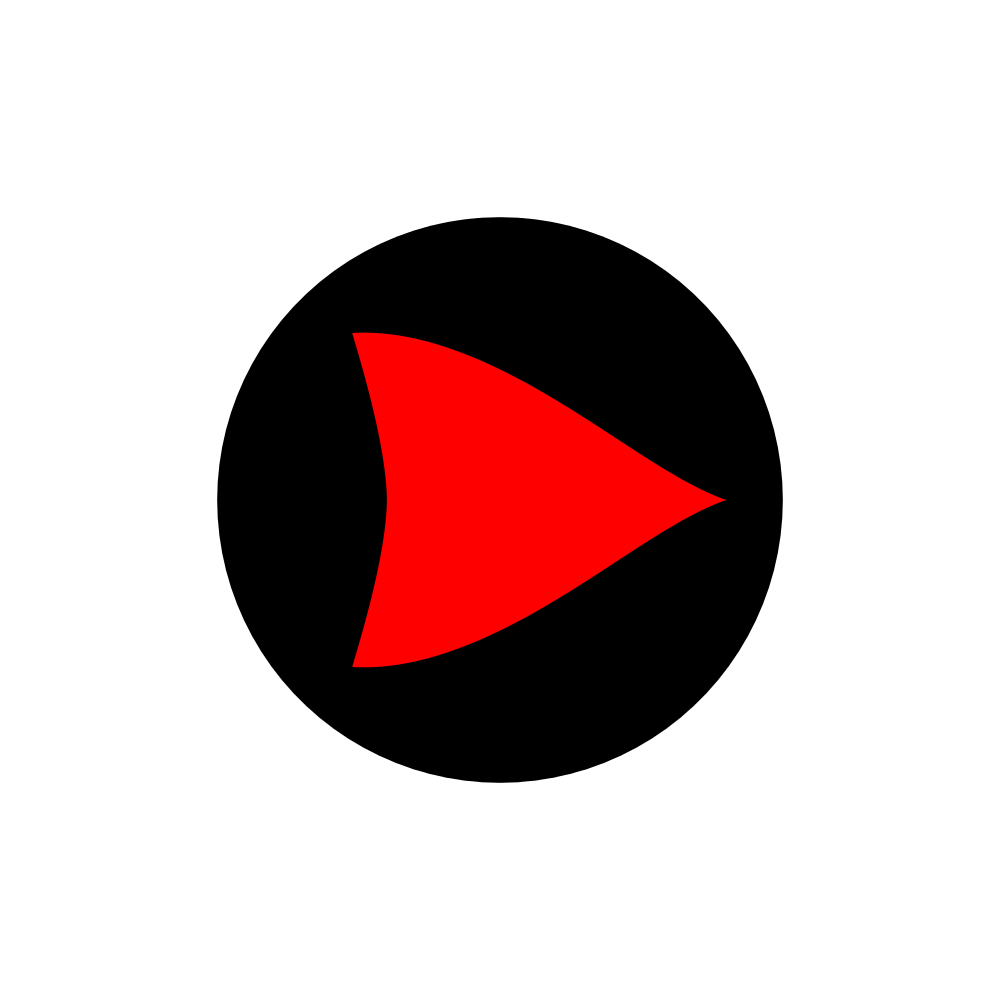

Write the Python code that produced this figure.
from PVG           import *
from geointercurve import *

canvas  = Canvas()

polygon = Circle().polygon(100).close()

geo = GeoIntercurve(polygon.subline(0.0,0.5).reverse(),polygon.subline(0.5,1.0))

canvas.draw(polygon)

#canvas.draw(polygon.line(0.11),Color.blue())
#for curve in [geo.mlong1,geo.mlong2]:
#    canvas.draw(curve.line(0.1),Color.green())


# canvas.draw(Circle().scale(0.5).polygon(4),Color.red())

#for i in usamples(10):
#    canvas.draw(geo._ycurve(i).line(),Color.red())

canvas.draw(geo.mappolygon(Polygon(Circle(Point(0.5,0.5)).scale(0.4).polygon(3).close().points(1000))),Color.red())

canvas.save("main_geointercurve.png")
